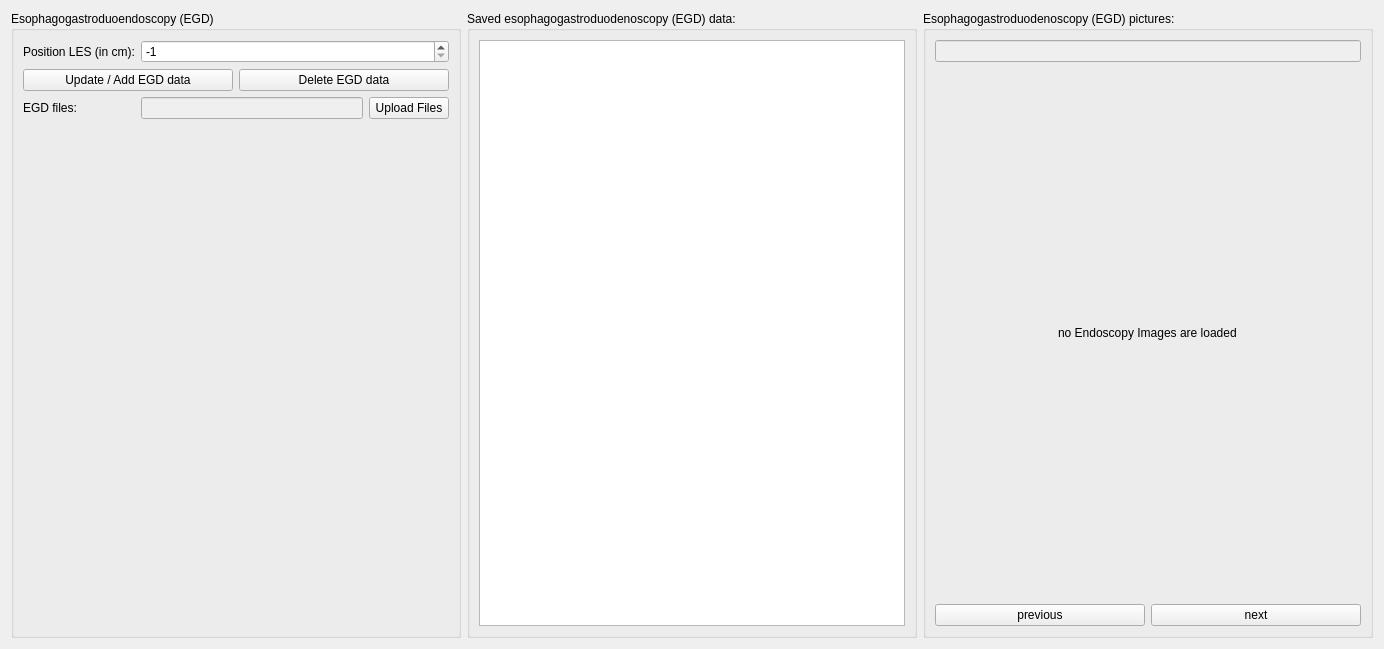
          <widget class="QWidget" name="endoskopy">
           <property name="geometry">
            <rect>
             <x>0</x>
             <y>0</y>
             <width>1384</width>
             <height>649</height>
            </rect>
           </property>
           <attribute name="label">
            <string>Esophagogastroduodenoscopy (EGD)</string>
           </attribute>
           <layout class="QGridLayout" name="gridLayout_45">
            <item row="0" column="0">
             <widget class="QGroupBox" name="groupBox_30">
              <property name="title">
               <string>Esophagogastroduoendoscopy (EGD)</string>
              </property>
              <layout class="QGridLayout" name="gridLayout_39">
               <item row="0" column="0">
                <widget class="QLabel" name="label_63">
                 <property name="text">
                  <string>Position LES (in cm):</string>
                 </property>
                </widget>
               </item>
               <item row="3" column="0" colspan="2">
                <layout class="QHBoxLayout" name="horizontalLayout_11">
                 <item>
                  <widget class="QPushButton" name="add_egd_button">
                   <property name="text">
                    <string>Update / Add EGD data</string>
                   </property>
                  </widget>
                 </item>
                 <item>
                  <widget class="QPushButton" name="delete_egd_button">
                   <property name="text">
                    <string>Delete EGD data</string>
                   </property>
                  </widget>
                 </item>
                </layout>
               </item>
               <item row="5" column="1">
                <spacer name="verticalSpacer_2">
                 <property name="orientation">
                  <enum>Qt::Vertical</enum>
                 </property>
                 <property name="sizeHint" stdset="0">
                  <size>
                   <width>20</width>
                   <height>40</height>
                  </size>
                 </property>
                </spacer>
               </item>
               <item row="4" column="0">
                <widget class="QLabel" name="label_57">
                 <property name="text">
                  <string>EGD files:</string>
                 </property>
                </widget>
               </item>
               <item row="4" column="1">
                <layout class="QHBoxLayout" name="horizontalLayout_7">
                 <item>
                  <widget class="QLineEdit" name="egd_file_text">
                   <property name="enabled">
                    <bool>false</bool>
                   </property>
                   <property name="readOnly">
                    <bool>true</bool>
                   </property>
                  </widget>
                 </item>
                 <item>
                  <widget class="QPushButton" name="egd_file_upload_button">
                   <property name="text">
                    <string>Upload Files</string>
                   </property>
                  </widget>
                 </item>
                </layout>
               </item>
               <item row="0" column="1">
                <widget class="QSpinBox" name="egd_position_les_spin">
                 <property name="minimum">
                  <number>-1</number>
                 </property>
                 <property name="maximum">
                  <number>55</number>
                 </property>
                 <property name="value">
                  <number>-1</number>
                 </property>
                </widget>
               </item>
              </layout>
             </widget>
            </item>
            <item row="0" column="1">
             <widget class="QGroupBox" name="groupBox_31">
              <property name="title">
               <string>Saved esophagogastroduodenoscopy (EGD) data:</string>
              </property>
              <layout class="QGridLayout" name="gridLayout_40">
               <item row="0" column="1">
                <widget class="QTextEdit" name="egd_text">
                 <property name="readOnly">
                  <bool>true</bool>
                 </property>
                </widget>
               </item>
              </layout>
             </widget>
            </item>
            <item row="0" column="2">
             <widget class="QGroupBox" name="groupBox_37">
              <property name="title">
               <string>Esophagogastroduodenoscopy (EGD) pictures:</string>
              </property>
              <layout class="QGridLayout" name="gridLayout_68">
               <item row="0" column="0">
                <widget class="QLineEdit" name="lineEdit_5">
                 <property name="enabled">
                  <bool>false</bool>
                 </property>
                </widget>
               </item>
               <item row="1" column="0" alignment="Qt::AlignHCenter">
                <widget class="QLabel" name="endoscopy_imageview">
                 <property name="sizePolicy">
                  <sizepolicy hsizetype="Preferred" vsizetype="Expanding">
                   <horstretch>0</horstretch>
                   <verstretch>0</verstretch>
                  </sizepolicy>
                 </property>
                 <property name="text">
                  <string>no Endoscopy Images are loaded</string>
                 </property>
                </widget>
               </item>
               <item row="3" column="0">
                <layout class="QHBoxLayout" name="horizontalLayout_4">
                 <item>
                  <widget class="QPushButton" name="endoscopy_previous_button">
                   <property name="text">
                    <string>previous</string>
                   </property>
                  </widget>
                 </item>
                 <item>
                  <widget class="QPushButton" name="endoscopy_next_button">
                   <property name="text">
                    <string>next</string>
                   </property>
                  </widget>
                 </item>
                </layout>
               </item>
              </layout>
             </widget>
            </item>
           </layout>
          </widget>
